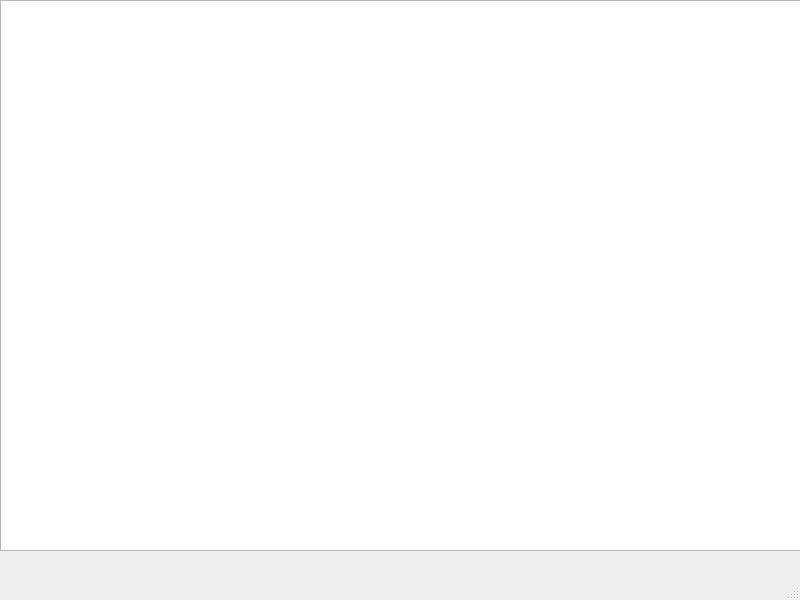
<?xml version="1.0" encoding="UTF-8"?>
<ui version="4.0">
 <class>MainWindow</class>
 <widget class="QMainWindow" name="MainWindow">
  <property name="geometry">
   <rect>
    <x>0</x>
    <y>0</y>
    <width>800</width>
    <height>600</height>
   </rect>
  </property>
  <property name="windowTitle">
   <string>MainWindow</string>
  </property>
  <widget class="QWidget" name="centralwidget">
   <widget class="QTableWidget" name="tableWidget">
    <property name="geometry">
     <rect>
      <x>0</x>
      <y>0</y>
      <width>801</width>
      <height>551</height>
     </rect>
    </property>
   </widget>
  </widget>
  <widget class="QMenuBar" name="menubar">
   <property name="geometry">
    <rect>
     <x>0</x>
     <y>0</y>
     <width>800</width>
     <height>22</height>
    </rect>
   </property>
  </widget>
  <widget class="QStatusBar" name="statusbar"/>
 </widget>
 <resources/>
 <connections/>
</ui>
